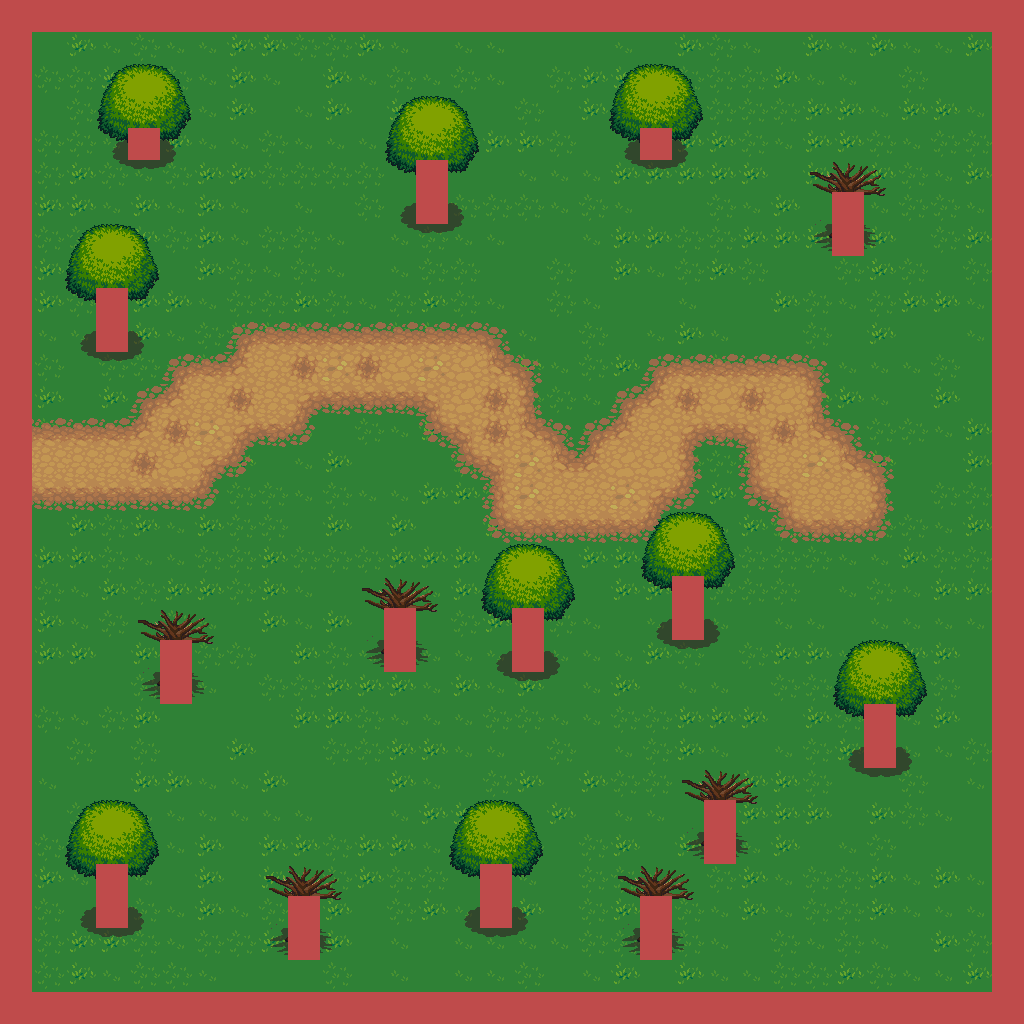

The image is a tile-based game level rendered from a .tmx file. Its description and source (layers, tilesets, objects; grid data summarised) follow:
An orthogonal 32x32 tile map with 32x32 px tiles, 4 tile layers (Tile Layer 1, Tile Layer 2, Tile Layer 3, Tile Layer 4), 6 tilesets.

<map version="1.0" tiledversion="1.1.5" orientation="orthogonal" renderorder="right-down" width="32" height="32" tilewidth="32" tileheight="32" infinite="0" nextobjectid="1">
 <tileset firstgid="1" source="../assets/Terrain.tsx" />
 <tileset firstgid="1025" source="../assets/treetop.tsx" />
 <tileset firstgid="1067" source="../assets/trunk.tsx" />
 <tileset firstgid="1085" source="../assets/house.tsx" />
 <tileset firstgid="1148" source="../assets/obj_misk_atlas.tsx" />
 <tileset firstgid="2172" source="../assets/castlefloors.tsx" />
 <layer name="Tile Layer 1" width="32" height="32">
  <data>[1024 cells, 900 non-empty, 4 distinct tile ids]</data>
 </layer>
 <layer name="Tile Layer 2" width="32" height="32">
  <data>[1024 cells, 235 non-empty, 31 distinct tile ids]</data>
 </layer>
 <layer name="Tile Layer 3" width="32" height="32">
  <data>[1024 cells, 99 non-empty, 12 distinct tile ids]</data>
 </layer>
 <layer name="Tile Layer 4" width="32" height="32">
  <data>[1024 cells, 152 non-empty, 1 distinct tile ids]</data>
 </layer>
</map>
